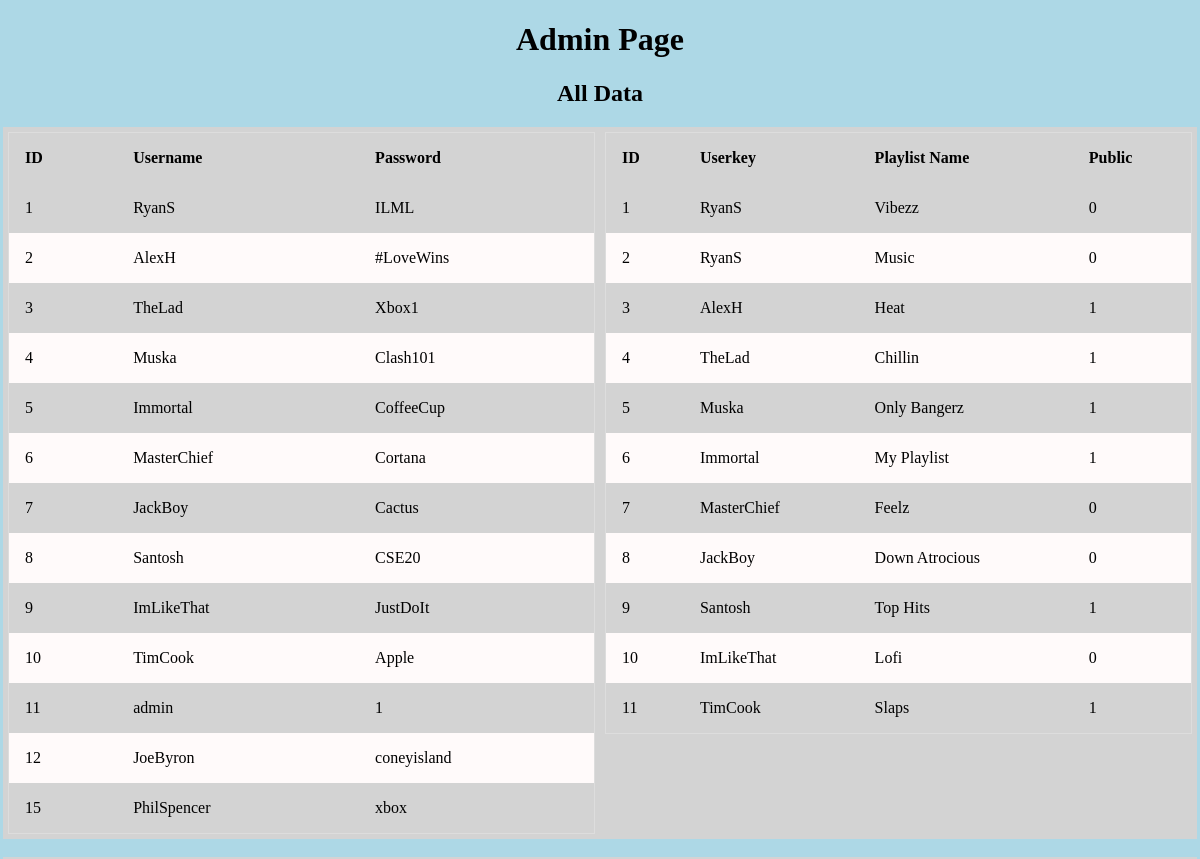
The page /admin (signed in, upper part) on the database as committed earlier.
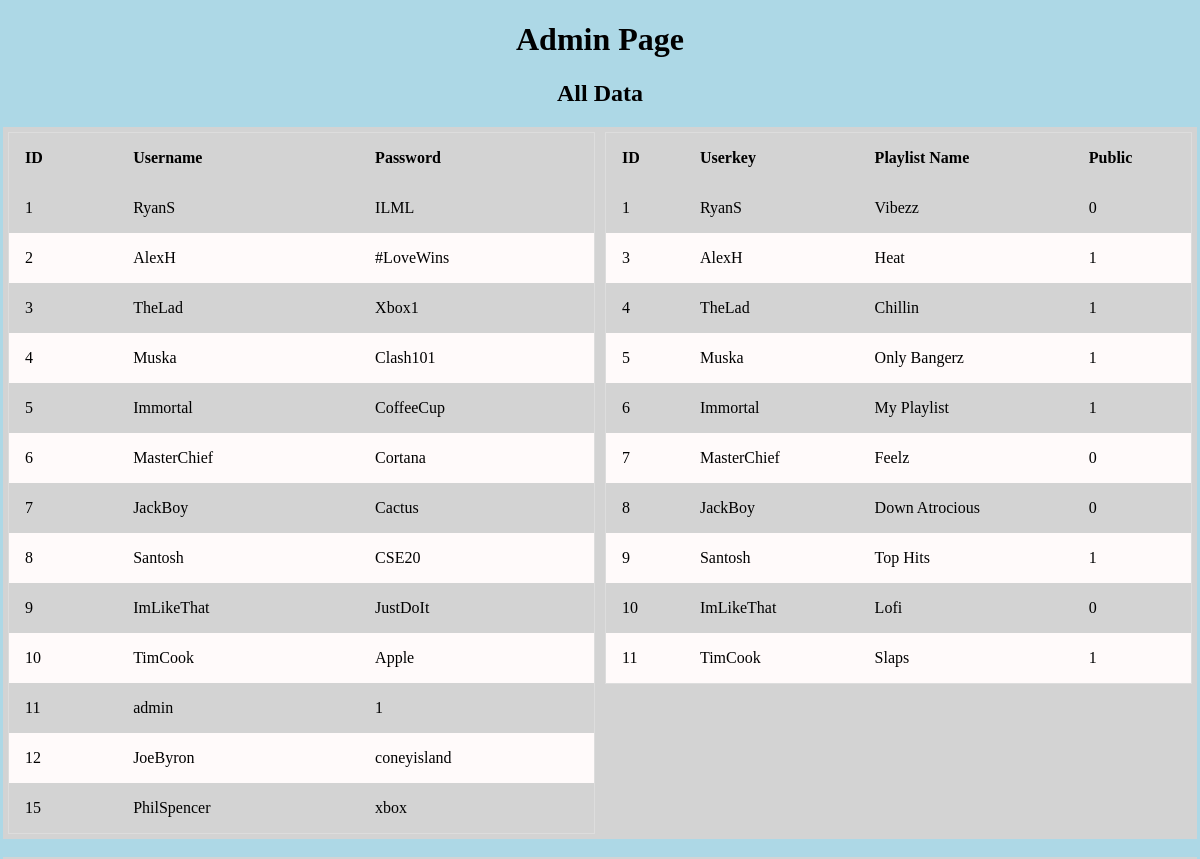
The same page on the database as committed later.
### runner.py (models this page shows, shortened)
class Users(UserMixin, db.Model):
    __tablename__ = "Users"
    id = db.Column(db.Integer, primary_key = True)
    username = db.Column(db.String, nullable = False)
    password = db.Column(db.String, nullable = False)

class Playlists(db.Model):
    __tablename__ = "Playlists"
    id = db.Column(db.Integer, primary_key = True)
    userkey = db.Column(db.Integer, nullable = False)
    name = db.Column(db.String, nullable = False)
    public = db.Column(db.Integer, nullable = False)

### runner.py (the view, shortened to what this page needs)
@app.route("/admin", methods = ["GET", "POST", "PUT", "DELETE"])
@login_required
def admin():
    if request.method == "GET":
        users = Users.query.all()
        albums = Albums.query.all()
        artists = Artists.query.all()
        genres = Genres.query.all()
        playlists = Playlists.query.all()
        usernames_playlists = []
        for row in playlists:
            user = Users.query.filter_by(id = row.userkey).first()
            usernames_playlists.append(user.username)
        songs = Songs.query.all()
        song_albums = []
        song_genres = []
        song_artists = []
        for row in songs:
            album = Albums.query.filter_by(id = row.albumkey).first()
            genre = Genres.query.filter_by(id = row.genrekey).first()
            artist = Artists.query.filter_by(id = row.artistkey).first()
            song_albums.append(album.name)
            song_genres.append(genre.name)
            song_artists.append(artist.name)
        return render_template("admin.html", users = users, artists = artists,
        genres = genres, playlists = playlists, usernames_playlists = usernames_playlists,
        songs = songs, song_albums = song_albums, song_genres = song_genres, song_artists = song_artists)

### runner.py (called while the page is built)
@login_manager.user_loader
def load_user(user_id):
    return Users.query.filter_by(id = user_id).first()

### templates/admin.html (shortened to what this page needs)
<!DOCTYPE html>
<html lang = 'en'>
    <head>
        <link href="static/stylesheet.css" rel="stylesheet">
    </head>
    <body class = "admin">
        <h1 class = "center">Admin Page</h1>
        <h2 class = "center">All Data</h2>
        <div class = "row">
            <div class = "column">
                <table id = "usersTable">
                    <thead>
                        <tr>
                            <th>ID</th>
                            <th>Username</th>
                            <th>Password</th>
                        </tr>
                    </thead>
                    <tbody>
                    {% for user in users %}
                        <tr>
                            <td>{{user.id}}</td>
                            <td>{{user.username}}</td>
                            <td>{{user.password}}</td>
                        </tr>
                    {% endfor %}
                    </tbody>
                </table>
            </div>
            <div class = "column">
                <table id = "playlistsTable">
                    <thead>
                        <tr>
                            <th>ID</th>
                            <th>Userkey</th>
                            <th>Playlist Name</th>
                            <th>Public</th>
                        </tr>
                    </thead>
                    <tbody>
                    {% for playlist in playlists %}
                        <tr>
                            <td>{{playlist.id}}</td>
                            <td>{{usernames_playlists[loop.index - 1]}}</td>
                            <td>{{playlist.name}}</td>
                            <td>{{playlist.public}}</td>
                        </tr>
                    {% endfor %}
                    </tbody>
                </table>
            </div>
        </div>
        <br>
    </body>
</html>

### static/stylesheet.css (style rules this page uses)
body { background-color: lightblue; }
.center { text-align: center; }
* { box-sizing: border-box; }
.row { background-color: lightgrey; display: flex; margin-left:-5px; margin-right:-5px; }
.column { flex: 50%; padding: 5px; }
table { border-collapse: collapse; border-spacing: 0; width: 100%; border: 1px solid #ddd; }
th, td { text-align: left; padding: 16px; }
tr:nth-child(even) { background-color: snow; }

Rows that differ between the two databases and show on the page:
removed Playlists: id "2", {{ usernames_playlists[loop.index - 1] }} "RyanS", name "Music", public "0"
